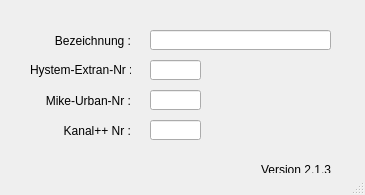
<?xml version="1.0" encoding="UTF-8"?>
<ui version="4.0">
 <class>MainWindow</class>
 <widget class="QMainWindow" name="MainWindow">
  <property name="geometry">
   <rect>
    <x>0</x>
    <y>0</y>
    <width>365</width>
    <height>195</height>
   </rect>
  </property>
  <property name="windowTitle">
   <string>MainWindow</string>
  </property>
  <property name="layoutDirection">
   <enum>Qt::LeftToRight</enum>
  </property>
  <widget class="QWidget" name="centralwidget">
   <widget class="QLabel" name="label">
    <property name="geometry">
     <rect>
      <x>30</x>
      <y>60</y>
      <width>101</width>
      <height>21</height>
     </rect>
    </property>
    <property name="text">
     <string>&lt;html&gt;&lt;head/&gt;&lt;body&gt;&lt;p align=&quot;right&quot;&gt;Hystem-Extran-Nr :&lt;/p&gt;&lt;/body&gt;&lt;/html&gt;</string>
    </property>
    <property name="alignment">
     <set>Qt::AlignRight|Qt::AlignTrailing|Qt::AlignVCenter</set>
    </property>
   </widget>
   <widget class="QLabel" name="label_2">
    <property name="geometry">
     <rect>
      <x>30</x>
      <y>90</y>
      <width>101</width>
      <height>21</height>
     </rect>
    </property>
    <property name="text">
     <string>Mike-Urban-Nr :</string>
    </property>
    <property name="alignment">
     <set>Qt::AlignRight|Qt::AlignTrailing|Qt::AlignVCenter</set>
    </property>
   </widget>
   <widget class="QLabel" name="label_3">
    <property name="geometry">
     <rect>
      <x>30</x>
      <y>120</y>
      <width>101</width>
      <height>21</height>
     </rect>
    </property>
    <property name="text">
     <string>Kanal++ Nr :</string>
    </property>
    <property name="alignment">
     <set>Qt::AlignRight|Qt::AlignTrailing|Qt::AlignVCenter</set>
    </property>
   </widget>
   <widget class="QLabel" name="label_4">
    <property name="geometry">
     <rect>
      <x>30</x>
      <y>30</y>
      <width>101</width>
      <height>21</height>
     </rect>
    </property>
    <property name="text">
     <string>Bezeichnung :</string>
    </property>
    <property name="alignment">
     <set>Qt::AlignRight|Qt::AlignTrailing|Qt::AlignVCenter</set>
    </property>
   </widget>
   <widget class="QLineEdit" name="mu_nr">
    <property name="enabled">
     <bool>true</bool>
    </property>
    <property name="geometry">
     <rect>
      <x>150</x>
      <y>90</y>
      <width>51</width>
      <height>20</height>
     </rect>
    </property>
    <property name="layoutDirection">
     <enum>Qt::RightToLeft</enum>
    </property>
    <property name="autoFillBackground">
     <bool>false</bool>
    </property>
    <property name="text">
     <string/>
    </property>
    <property name="frame">
     <bool>true</bool>
    </property>
   </widget>
   <widget class="QLineEdit" name="kp_nr">
    <property name="geometry">
     <rect>
      <x>150</x>
      <y>120</y>
      <width>51</width>
      <height>20</height>
     </rect>
    </property>
    <property name="text">
     <string/>
    </property>
   </widget>
   <widget class="QLineEdit" name="bezeichnung">
    <property name="geometry">
     <rect>
      <x>150</x>
      <y>30</y>
      <width>181</width>
      <height>20</height>
     </rect>
    </property>
    <property name="text">
     <string/>
    </property>
   </widget>
   <widget class="QLineEdit" name="he_nr">
    <property name="enabled">
     <bool>true</bool>
    </property>
    <property name="geometry">
     <rect>
      <x>150</x>
      <y>60</y>
      <width>51</width>
      <height>20</height>
     </rect>
    </property>
    <property name="layoutDirection">
     <enum>Qt::RightToLeft</enum>
    </property>
    <property name="autoFillBackground">
     <bool>false</bool>
    </property>
    <property name="text">
     <string/>
    </property>
    <property name="frame">
     <bool>true</bool>
    </property>
   </widget>
   <widget class="QLabel" name="lb_version">
    <property name="geometry">
     <rect>
      <x>260</x>
      <y>160</y>
      <width>71</width>
      <height>20</height>
     </rect>
    </property>
    <property name="toolTip">
     <string>Version QKan Import</string>
    </property>
    <property name="text">
     <string>Version 2.1.3</string>
    </property>
    <property name="alignment">
     <set>Qt::AlignRight|Qt::AlignTrailing|Qt::AlignVCenter</set>
    </property>
   </widget>
  </widget>
  <widget class="QStatusBar" name="statusbar"/>
 </widget>
 <tabstops>
  <tabstop>bezeichnung</tabstop>
  <tabstop>he_nr</tabstop>
  <tabstop>mu_nr</tabstop>
  <tabstop>kp_nr</tabstop>
 </tabstops>
 <resources/>
 <connections/>
</ui>
